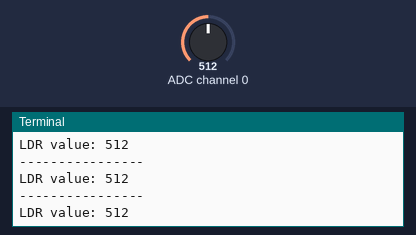
A program run on a simulated Raspberry Pi (BCM pin numbers). On the bench: the last lines printed to the terminal. The inputs (shaded band) are chosen by the test bench; at power-on: ADC channel 0 = 512 (analog values on the 0–1023 scale).

Above: at 1.2 s.
1.3 s: ADC channel 0 set to 716
At 1.9 s:
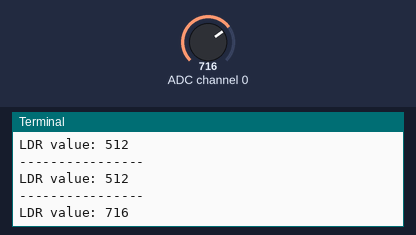
2.8 s: ADC channel 0 set to 900
At 3.4 s:
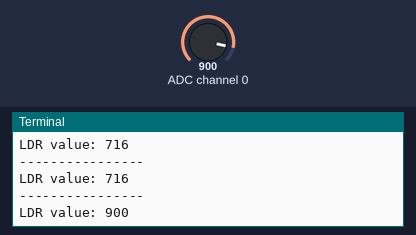
Timing chart, 0 to 5.8 s (numbered marks = the images above; inputs shaded):
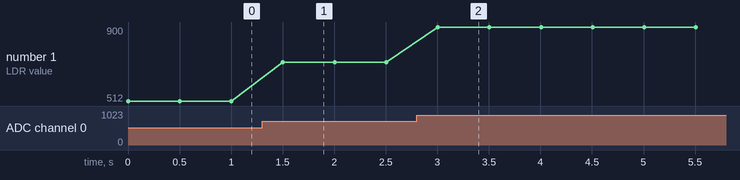

The program:

MCP_3008.py
```python
import spidev
import time

delay = 0.5
pot_channel = 0

spi = spidev.SpiDev()
spi.open(0, 0)
spi.max_speed_hz = 100000

def readadc(adcnum):
    if adcnum < 0 or adcnum > 7:
        return -1

    r = spi.xfer2([1, 8 + adcnum << 4, 0])
    data = ((r[1] & 3) << 8) + r[2]

    return data

while 1:
    pot_value = readadc(pot_channel)
    print("----------------")
    print(f"LDR value: {pot_value}")
    time.sleep(delay)
```

Measured:
- after the input at 1.3 s, the terminal: prints a new line after 0.20 s (image 1)
- after the input at 2.8 s, the terminal: prints a new line after 0.20 s (image 2)
- plotted number 1: 512 → 716 after the input at 1.3 s, 716 → 900 after the input at 2.8 s
